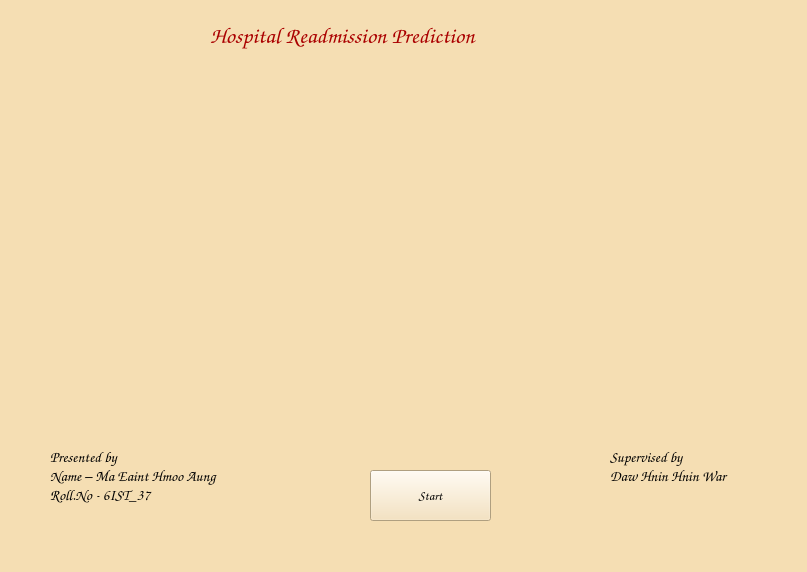
<?xml version="1.0" encoding="UTF-8"?>
<ui version="4.0">
 <class>MainWindow</class>
 <widget class="QMainWindow" name="MainWindow">
  <property name="geometry">
   <rect>
    <x>0</x>
    <y>0</y>
    <width>807</width>
    <height>572</height>
   </rect>
  </property>
  <property name="windowTitle">
   <string>MainWindow</string>
  </property>
  <property name="styleSheet">
   <string notr="true">background-color:rgb(245,222,179)</string>
  </property>
  <widget class="QWidget" name="centralwidget">
   <widget class="QLabel" name="label">
    <property name="geometry">
     <rect>
      <x>210</x>
      <y>10</y>
      <width>351</width>
      <height>51</height>
     </rect>
    </property>
    <property name="font">
     <font>
      <family>Comic Sans MS</family>
      <pointsize>17</pointsize>
      <weight>75</weight>
      <bold>true</bold>
     </font>
    </property>
    <property name="styleSheet">
     <string notr="true">color:rgb(170, 0, 0)</string>
    </property>
    <property name="text">
     <string>Hospital Readmission Prediction</string>
    </property>
   </widget>
   <widget class="QLabel" name="label_2">
    <property name="geometry">
     <rect>
      <x>50</x>
      <y>450</y>
      <width>211</width>
      <height>71</height>
     </rect>
    </property>
    <property name="font">
     <font>
      <family>Comic Sans MS</family>
      <pointsize>11</pointsize>
     </font>
    </property>
    <property name="text">
     <string>Presented by 
Name – Ma Eaint Hmoo Aung
Roll.No - 6IST_37
</string>
    </property>
   </widget>
   <widget class="QLabel" name="label_3">
    <property name="geometry">
     <rect>
      <x>610</x>
      <y>440</y>
      <width>151</width>
      <height>71</height>
     </rect>
    </property>
    <property name="font">
     <font>
      <family>Comic Sans MS</family>
      <pointsize>11</pointsize>
     </font>
    </property>
    <property name="text">
     <string>Supervised by 
Daw Hnin Hnin War
</string>
    </property>
   </widget>
   <widget class="QLabel" name="label_picture">
    <property name="geometry">
     <rect>
      <x>90</x>
      <y>70</y>
      <width>621</width>
      <height>331</height>
     </rect>
    </property>
    <property name="text">
     <string/>
    </property>
   </widget>
   <widget class="QPushButton" name="pushButton">
    <property name="geometry">
     <rect>
      <x>370</x>
      <y>470</y>
      <width>121</width>
      <height>51</height>
     </rect>
    </property>
    <property name="font">
     <font>
      <family>Comic Sans MS</family>
      <pointsize>10</pointsize>
     </font>
    </property>
    <property name="text">
     <string>Start</string>
    </property>
   </widget>
  </widget>
  <widget class="QMenuBar" name="menubar">
   <property name="geometry">
    <rect>
     <x>0</x>
     <y>0</y>
     <width>807</width>
     <height>24</height>
    </rect>
   </property>
  </widget>
  <widget class="QStatusBar" name="statusbar"/>
 </widget>
 <resources/>
 <connections/>
</ui>
